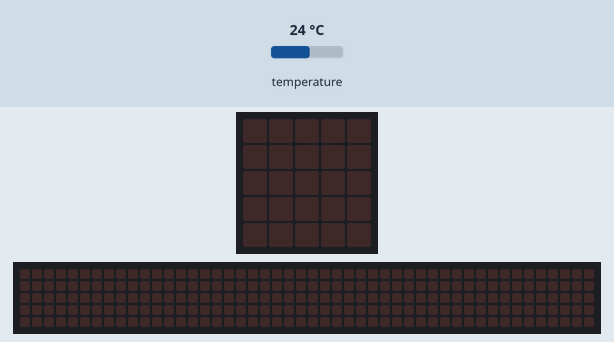
The program below on a simulated BBC micro:bit (MakeCode). Shown: the board's 5×5 LED display, a strip that is not on the board, showing the scrolling text unrolled. Inputs (shaded band) come from the test bench; at power-on: temperature 24 °C. The 48×5 strip is a reading aid, not a part: it shows the text the display is scrolling, unrolled, one strip-width of it at a time.

Above: at 1.2 s.
1.3 s: temperature set to 12 °C
At 10.15 s:
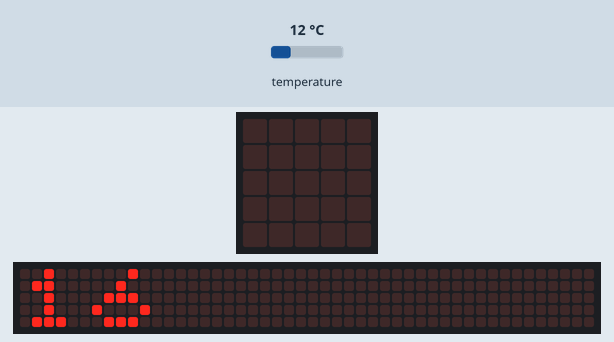
16.3 s: temperature set to 19 °C
At 22.87 s:
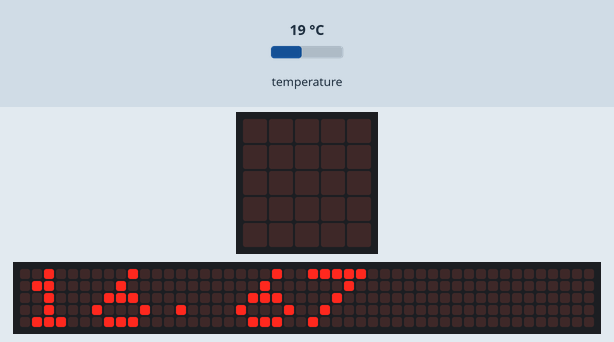
Timing chart, 0 to 24.4 s (numbered marks = the images above; inputs shaded):
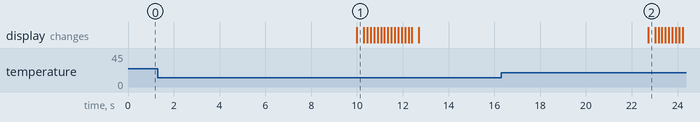

The program:

main.ts
```typescript
let T1 = 0
let T2 = 0
let T3 = 0
function Temperatura_promedio () {
    T1 = input.temperature()
    basic.pause(5000)
    T2 = input.temperature()
    basic.pause(5000)
    T3 = input.temperature()
    return (T1 + (T2 + T3)) / 3
}
basic.forever(function () {
    basic.showNumber(Temperatura_promedio())
})
```

test.ts
```typescript
// aquí va el archivo "tests"; esto no se compilará cuando este paquete se utilice como una extensión.
```
